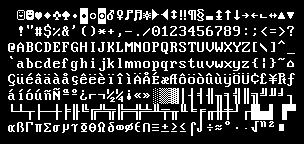
#> input picture images/Codepage-437.png, 304 x 144 px, found by its file name
$ python make_transparent.py
#> lines starting #> are read from the running program, lines starting #| are printed output that depends on the picture; after the words box and inside, x2 and y2 are one past the last pixel; in counts of white or black regions, pixels touching at a corner belong together
from PIL import Image

# Load the image
img = Image.open('../roguesrc/Rogue/images/Codepage-437.png')
#> img is the input picture: PIL image 304x144 L; values 0 (black) and 168 (white), 19.7% white in thin lines or dots, all inside (x1, y1, x2, y2) = (8, 8, 296, 136)

# Convert to RGBA if it isn't already
img = img.convert('RGBA')
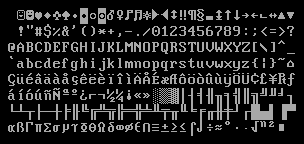
#> img: PIL image 304x144 RGBA; mean R, G, B, A 33, 33, 33, 255

# Get the data
data = img.getdata()

# Create new data with black pixels made transparent
new_data = []
for item in data:
    # If it's black (RGB all 0)
    if item[0] == 0 and item[1] == 0 and item[2] == 0:
        # Make it transparent
        new_data.append((0, 0, 0, 0))
    else:
        # Keep original color and alpha
        new_data.append(item)
#> after the loop, new_data = 43776 items

# Update the image with the new data
img.putdata(new_data)
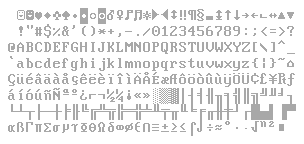
#> img: PIL image 304x144 RGBA; mean R, G, B, A 33, 33, 33, 50.2; transparent parts drawn white

# Save the modified image
img.save('../roguesrc/Rogue/images/Codepage-437-transparent.png', 'PNG')
